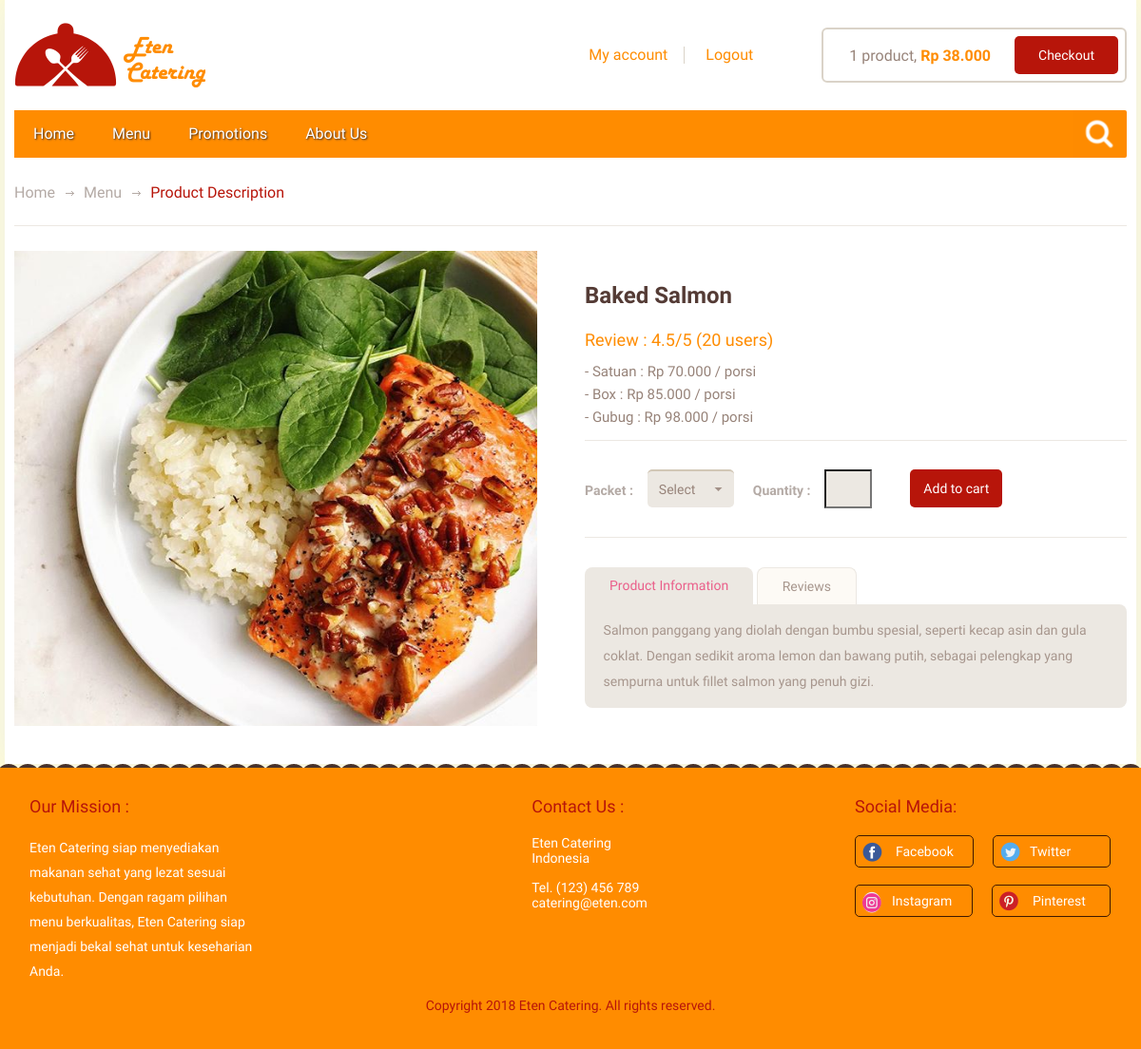
Screenshot of /product/product_detail/1 with the database file from the repository.
### tables this page shows
CREATE TABLE `products` (
  `product_id` varchar(100) NOT NULL,
  `product_name` varchar(100) DEFAULT NULL,
  `product_description` varchar(2000) DEFAULT NULL,
  `product_price` varchar(100) DEFAULT NULL,
  `photo` varchar(500) NOT NULL,
  `product_review` varchar(100) NOT NULL,
  `origin` varchar(100) NOT NULL,
  `type` varchar(100) NOT NULL
);

CREATE TABLE `product_variant` (
  `variant_id` int(50) NOT NULL,
  `product_id` int(50) NOT NULL,
  `variant_name` varchar(100) NOT NULL,
  `price` varchar(100) NOT NULL
);

### application/controllers/Product.php (called while the page is built, shortened)
<?php
class Product extends CI_Controller {
	public function __construct()
	{
		$this->load->model('model_product');
	}
	public function product_detail()
	{
		$id_product = $this->uri->segment(3);
		$data = array(
			'detail' => $this->model_product->product_detail($id_product),
			'jenis' => $this->model_product->product_variant($id_product)
		);
		$this->load->view('header');
		$this->load->view('product', $data);
	}
}

### index.php (called while the page is built, shortened)
<?php
require_once BASEPATH.'core/CodeIgniter.php';

### application/models/model_product.php (called while the page is built, shortened)
<?php
class model_product extends CI_Model {
	public function product_detail($id_product)
	{
		$query = $this->db->query("SELECT product_id, product_name, product_description, photo, product_review FROM products WHERE product_id='$id_product'");
		return $query->row();
	}
	public function product_variant($id_product)
	{
		$query = $this->db->query("SELECT * FROM product_variant WHERE product_id='$id_product'");
		return $query->result();
	}
}
?>

### application/views/product.php (the view, shortened to what this page needs)
<section class="main">
				<div class="content">
					<section class="bar">
						<div class="bar-frame">
							<ul class="breadcrumbs">
								<li><a href="<?php echo base_url()?>home">Home</a></li>
								<li><a href="<?php echo base_url()?>product">Menu</a></li>
								<li>Product Description</li>
							</ul>
						</div>
					</section>
					<div class="details-info">
						<div class="item">
							<div class="image1">
							 <img src="<?php echo base_url();?>/assets/images/<?= $detail->photo?>" height= '500' alt="" />
							</div>
						</div>
						<div class="description">
							<div class="head">
								<h1 class="title"><strong><?= $detail->product_name?></strong></h1>
								<h2>Review : <?= $detail->product_review?></h2>
								<?php foreach ($jenis as $key) : ?>
								<h3>- <?= $key->variant_name?> : Rp <?= $key->price?> / porsi</h3>
								<?php endforeach; ?>
							</div>
							<div class="section">
								<form class="form-sort page" action="<?php echo base_url(); ?>product/cart">
									<fieldset>
										<div class="row">
											<div class="row">
												<label for="price"><strong>Packet :</strong></label>
											</div>
											<div class="row">
												<label for="quantity"><strong>Quantity :</strong></label>
													<input type="number" class="btn-qty" />
											</div>
										</div>
										<input type="submit" value="Add to cart" class="btn pink" />
									</fieldset>
								</form>
							</div>
							<div id="tabs">
								<ul>
									<li><a href="#tabs-1">Product Information</a></li>
									<li><a href="#tabs-3">Reviews</a></li>
								</ul>
								<div id="tabs-1"><?= $detail->product_description?></div>
							</div>
						</div>
					</div>
				</div>
			</section>
		</div>
		<footer id="footer">
			<div class="footer-content">
				<ul class="left_side">
					<li>
						<span>Our Mission :</span>
						<p style="line-height: 26px;">Eten Catering siap menyediakan makanan sehat yang lezat sesuai kebutuhan. Dengan ragam pilihan menu berkualitas, Eten Catering siap menjadi bekal sehat untuk keseharian Anda.</p>
					</li>
					<li>
					</li>
					<li>
						<span>Contact Us :</span>
						<p>Eten Catering<br />Indonesia</p>
						<p>Tel. (123) 456 789<br />catering@eten.com</p>
					</li>
				</ul>
				<ul class="right_side">
					<li>
						<span>Social Media:</span>
						<div class="social">
							<a href="https://www.facebook.com/" class="fb">Facebook</a>
							<a href="https://twitter.com/" class="tw">Twitter</a>
						</div>
						<div class="social">
							<a href="https://www.instagram.com/" class="gl">Instagram</a>
							<a href="https://id.pinterest.com/" class="pn">Pinterest</a>
						</div>
					</li>
				</ul>
				<p class="copy">Copyright 2018 Eten Catering. All rights reserved.</p>
			</div>
		</footer>
	</div>
</body>
</html>

### application/views/header.php (shortened to what this page needs)
<!DOCTYPE html>
 <html lang="en">
<head>
	<link rel="stylesheet" href="<?php echo base_url()?>/assets/css/fancySelect.css" />
	<link rel="stylesheet" href="<?php echo base_url()?>/assets/css/uniform.css" />
	<link rel="stylesheet" href="<?php echo base_url()?>/assets/css/jquery.bxslider.css" />
	<link href="<?php echo base_url()?>/assets/css/jquery-ui-1.10.4.custom.css" rel="stylesheet">
	<link rel="stylesheet" href="<?php echo base_url()?>/assets/css/all.css" />
	<link media="screen" rel="stylesheet" type="text/css" href="<?php echo base_url()?>/assets/css/screen.css" />
</head>
<body>
	<div id="wrapper">
		<div class="wrapper-holder">
			<div class="header-holder">
				<header id="header">
					<span class="logo"><a href="index.html">Eten Catering</a></span>
					<div class="tools-nav_holder">
						<ul class="tools-nav">
							<li><a href="http://localhost/EtenCatering/Home/my_account">My account</a></li>
							<li class="login"><a href="#">Logout</a></li>
						</ul>
						<div class="checkout">
							<span class="grey" style="text-align: center;">1 product, <span class="orange" style="text-align: center;"><strong>Rp 38.000</strong></span></span>
							<a href="<?php echo base_url()?>Cart" class="btn btn_checkout">Checkout</a>
						</div>
					</div>
					<nav id="nav">
						<ul class="navi">
							<li><a href="<?php echo base_url()?>">Home</a></li>
							<li><a href="<?php echo base_url()?>Product">Menu</a></li>
							<li><a href="<?php echo base_url()?>Promotion">Promotions</a></li>
							<li><a href="<?php echo base_url()?>Home/about_us">About Us</a></li>
						</ul>
						<div  class="ul_search">
							<a class="search" href="#"><span>search</span></a>
						</div >
					</nav>
				</header>
			</div>

### assets/css/screen.css (style rules this page uses)
@media only screen and (max-width : 1225px) { .wrapper-holder { padding: 0 10px; } }
@media only screen and (max-width : 1225px) { #nav ul a { padding: 0 20px; } }

### rows the page displays
products: photo (picture), product_name "Baked Salmon", product_review "4.5/5 (20 users)", product_description "Salmon panggang yang diolah dengan bumbu spesial, seperti kecap asin dan gula coklat. Dengan sedikit aroma lemon dan bawang putih, sebagai pelengkap yang sempurna untuk fillet salmon yang penuh gizi."
product_variant: variant_name "Satuan", price "70.000"
product_variant: variant_name "Box", price "85.000"
product_variant: variant_name "Gubug", price "98.000"
